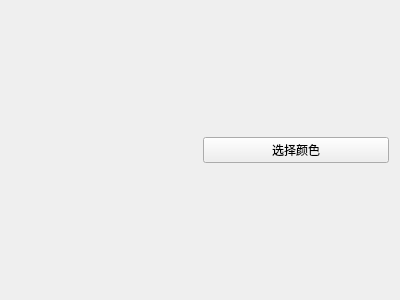
<?xml version="1.0" encoding="UTF-8"?>
<ui version="4.0">
 <class>ColorSettingCard</class>
 <widget class="QWidget" name="ColorSettingCard">
  <property name="geometry">
   <rect>
    <x>0</x>
    <y>0</y>
    <width>400</width>
    <height>300</height>
   </rect>
  </property>
  <property name="windowTitle">
   <string/>
  </property>
  <layout class="QGridLayout" name="gridLayout">
   <item row="0" column="0">
    <widget class="QLabel" name="l_color">
     <property name="text">
      <string/>
     </property>
    </widget>
   </item>
   <item row="0" column="1">
    <widget class="PushButton" name="pb_choosecolor">
     <property name="text">
      <string>选择颜色</string>
     </property>
    </widget>
   </item>
  </layout>
 </widget>
 <customwidgets>
  <customwidget>
   <class>PushButton</class>
   <extends>QPushButton</extends>
   <header>qfluentwidgets</header>
  </customwidget>
 </customwidgets>
 <resources/>
 <connections/>
</ui>
